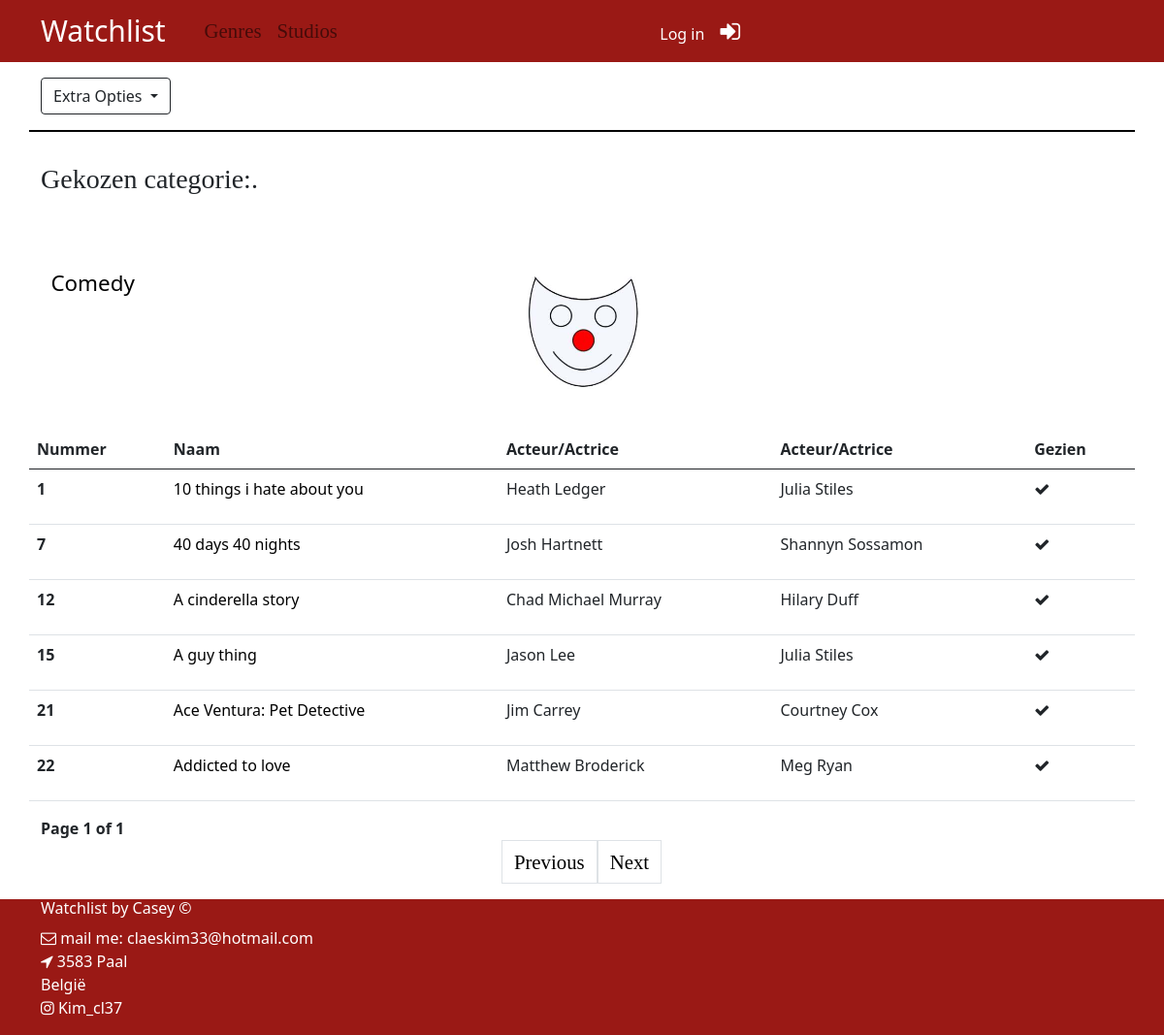
The page /films.php?id=3 on the database its author committed.
### tables this page shows
CREATE TABLE IF NOT EXISTS `Categorieen` (
  `categorieId` INT NOT NULL AUTO_INCREMENT,
  `naam` VARCHAR(45) NOT NULL,
  PRIMARY KEY (`categorieId`));

CREATE TABLE IF NOT EXISTS `Films` (
  `filmId` INT NOT NULL AUTO_INCREMENT,
  `naam` VARCHAR(45) NOT NULL,
  `jaar` YEAR NOT NULL,
  `duurtijd` VARCHAR (10) NOT NULL,
  `hoofdacteur` VARCHAR(45) NOT NULL,
  `hoofdactrice` VARCHAR (45) NOT NULL,
  `gezien` TINYINT(1) NOT NULL DEFAULT 0,
  PRIMARY KEY (`filmId`));

### films.php (called while the page is built, shortened)
<?PHP
require_once __DIR__.'/Business/FilmService.php';
require_once __DIR__.'/Business/CategorieService.php';
$categorieService = new CategorieService();
$categorie = $categorieService->getCategorieById((int)$_GET["id"]);
if (isset($_GET["id"])) {
    $filmService = new FilmService();
    $films = $filmService->getFilmByCategorie((int)$_GET["id"]);
    $filmService = new FilmService();
    $totalRecords = $filmService->totaalRecords((int)$_GET["id"]);
    $filmService = new FilmService();
    $films = $filmService->dePaginas((int)$_GET["id"]);
}
include("presentation/films.php");

### Data/CategorieDAO.php (called while the page is built, shortened)
<?php
require_once __DIR__ . '/../entities/Categorie.php';
class CategorieDAO {
    public function getById(int $id) {
        $sql = "select categorieId, naam from categorieen where categorieId = :id";
        $dbh = new PDO(DBConfig::$DB_CONNSTRING,DBConfig::$DB_USERNAME, DBConfig::$DB_PASSWORD);
        $stmt = $dbh->prepare($sql);
        $stmt->execute(array(':id' => $id));
        $rij = $stmt->fetch(PDO::FETCH_ASSOC);
        if (!$rij) {
            return null;
        } else {
        $categorie = new Categorie((int)$rij["categorieId"], (string)$rij["naam"]);
        return $categorie;
        }
    }
}

### Business/CategorieService.php (called while the page is built, shortened)
<?php
require_once __DIR__ .'/../entities/Categorie.php';
require_once __DIR__.'/../Data/CategorieDAO.php';
class CategorieService {
    public function getCategorieById(int $id) {
        $categorieDAO = new CategorieDAO;
        return $categorieDAO->getById($id);
    }
}

### Entities/Categorie.php (called while the page is built, shortened)
<?php
class Categorie {
    private string $naam;
    public function __construct(int $categorieId, string $naam) {
        $this->naam = $naam;
    }
    public function getNaam() : string {
        return $this->naam;
    }
}

### Data/FilmDAO.php (called while the page is built, shortened)
<?php
require_once __DIR__.'/../entities/Film.php';
require_once __DIR__.'/../entities/Categorie.php';
class FilmDAO {
    public function getByCategorie(int $id) : array {
        $sql = "select films.filmId, naam, jaar, duurtijd, hoofdacteur, hoofdactrice, gezien FROM films INNER JOIN filmcategorieen ON films.filmId = filmcategorieen.filmId where categorieId in (select categorieen.categorieId from categorieen where categorieen.categorieId = :id) order by naam";
        $dbh = new PDO(DBConfig::$DB_CONNSTRING,DBConfig::$DB_USERNAME, DBConfig::$DB_PASSWORD);
        $stmt = $dbh->prepare($sql);
        $stmt->execute(array(':id' => $id));
        $resultSet = $stmt->fetchAll(PDO::FETCH_ASSOC);
        $films = array();
        if ($resultSet) {
            foreach($resultSet as $rij) {
                $film = new Film((int)$rij["filmId"], (string)$rij["naam"], $rij["jaar"], (string)$rij["duurtijd"], (string)$rij["hoofdacteur"], (string)$rij["hoofdactrice"], (bool)$rij["gezien"]);
                array_push($films, $film);
            }
        }
        return $films;
    }
    public function paginaVerdeling(int $id) : array {
        if (isset($_GET["page"]) && $_GET["page"]!="") {
            $page = $_GET["page"];
        } else {
            $page = 1;
        }
        $totaalPerPagina = 10;
        $offset = ($page-1) * $totaalPerPagina;
        $sql = "select films.filmId, naam, jaar, duurtijd, hoofdacteur, hoofdactrice, gezien FROM films INNER JOIN filmcategorieen ON films.filmId = filmcategorieen.filmId where categorieId in (select categorieen.categorieId from categorieen where categorieen.categorieId = :id) order by naam limit $offset, $totaalPerPagina";
        $dbh = new PDO(DBConfig::$DB_CONNSTRING,DBConfig::$DB_USERNAME, DBConfig::$DB_PASSWORD);
        $stmt = $dbh->prepare($sql);
        $stmt->execute(array(':id' => $id));
        $resultSet = $stmt->fetchAll(PDO::FETCH_ASSOC);
        $films = array();
        if ($resultSet) {
            foreach($resultSet as $rij) {
                $film = new Film((int)$rij["filmId"], (string)$rij["naam"], $rij["jaar"], (string)$rij["duurtijd"], (string)$rij["hoofdacteur"], (string)$rij["hoofdactrice"], (bool)$rij["gezien"]);
                array_push($films, $film);
            }
        }
        return $films;
    }
    public function totaalPaginas(int $id) {
        $sql = "select films.filmId, naam, jaar, duurtijd, hoofdacteur, hoofdactrice, gezien FROM films INNER JOIN filmcategorieen ON films.filmId = filmcategorieen.filmId where categorieId in (select categorieen.categorieId from categorieen where categorieen.categorieId = :id) order by naam";
        $dbh = new PDO(DBConfig::$DB_CONNSTRING,DBConfig::$DB_USERNAME, DBConfig::$DB_PASSWORD);
        $stmt = $dbh->prepare($sql);
        $stmt->execute(array(':id' => $id));
        $totaalRecords = $stmt->rowcount();
        return $totaalRecords;
    }
}

### Business/FilmService.php (called while the page is built, shortened)
<?php
require_once __DIR__.'/../Data/FilmDAO.php';
class FilmService {
    public function getFilmByCategorie(int $id) {
        $filmDAO = new FilmDAO();
        return $filmDAO->getByCategorie($id);
    }
    Public function dePaginas(int $id) : array {
        $filmDAO = new FilmDAO();
        $lijst = $filmDAO->paginaVerdeling($id);
        return $lijst;
    }
    Public function totaalRecords(int $id) {
        $filmDAO = new FilmDAO();
        $totalRecords = $filmDAO->totaalPaginas($id);
        return $totalRecords;
    }
}

### Entities/Film.php (called while the page is built, shortened)
<?php
class Film {
    private int $filmId;
    private string $naam;
    private string $hoofdacteur;
    private string $hoofdactrice;
    private bool $gezien;
    public function __construct(int $filmId, string $naam, $date, string $duurtijd, string $hoofdacteur, string $hoofdactrice, bool $gezien) {
        $this->filmId = $filmId;
        $this->naam = $naam;
        $this->hoofdacteur = $hoofdacteur;
        $this->hoofdactrice = $hoofdactrice;
        $this->gezien = $gezien;
    }
    public function getId(): int {
        return $this->filmId;
    }
    public function getNaam() : string {
        return $this->naam;
    }
    public function getHoofdacteur(): string {
        return $this->hoofdacteur;
    }
    public function getHoofdactrice(): string {
        return $this->hoofdactrice;
    }
    public function getGezien(): bool {
        return $this->gezien;
    }
}

### Presentation/films.php (the view, shortened to what this page needs)
<?php
require_once "header.php";
require_once('Data/FilmDAO.php');
require_once('Business/FilmService.php');
require_once('Business/CategorieService.php');
echo "<link rel='stylesheet' type='text/css' href='presentation/css/index.css' />";
?>
<section class="container">
        <div class="welkom">
            <h3>Gekozen categorie:.</h3>
        </div>
</section>
<br>
<section class="container">
    <div class="categoryButton row">
        <?php
            $html = '<div class="col ';
            $html .= str_replace(" ","",$categorie->getNaam());
            $html .= '">';
            $html .= $categorie->getNaam();
            $html .= '</a></div>';
            print($html);
        ?>
  </div>
    <?php
    if (isset($_GET["page"]) && $_GET["page"]!="") {
        $page = $_GET["page"];
    } else {
        $page = 1;
    }
    $totaalPerPagina = 10;
    $previous = $page - 1;
    $next = $page + 1;
    $totaalPaginas = ceil($totalRecords / $totaalPerPagina);
    $testId = $categorie->getId();
    ?>
    <span>
    <div class="row productenLijst d-flex ">
        <table class="table">
            <thead>
                <tr>
                <th scope="col">Nummer</th>
                <th scope="col">Naam</th>
                <th scope="col">Acteur/Actrice</th>
                <th scope="col">Acteur/Actrice</th>
                <th scope="col">Gezien</th>
                </tr>
            </thead>
            <tbody id="tabel">
                <?php foreach ($films as $film) { ?>
                <tr>
                <th scope="row"><?php print($film->getId()); ?></p></th>
                <td><p class="jaar"><a href="filmdetail.php?id=<?php print ($film->getId());?>"><?php print($film->getNaam()); ?></a></p></td>
                <td><?php print($film->getHoofdacteur()); ?></p></td>
                <td><?php print($film->getHoofdactrice()); ?></p></td>
                <td> <?php if ($film->getGezien() == 1) { ?>
                    <p><i class="fa fa-check"></i></p>
                    <?php } ?>
                </td>
                </tr>
                <?PHP } ?>
            </tbody>
         </table>
         <br>
         <div>
         <strong>Page <?php echo $page." of ".$totaalPaginas; ?></strong>
        </div>
         <br>
         <nav aria-label="Page navigation example">
        <ul class="pagination justify-content-center">
                <li class="page-item" <?php if($page <= 1){ echo "class='disabled'"; } ?>>
                    <a class='page-link' <?php if($page > 1){
                        echo "href='films.php?id=$testId&page=$previous'";
                    } ?>>Previous </a>
                </li>
                <li <?php if($page >= $totaalPaginas){
                echo "class='disabled'";
                } ?>>
                <a  class='page-link' <?php if($page < $totaalPaginas) {
                echo "href='films.php?id=$testId&page=$next'";
                } ?>>Next </a>
                </li>
        </ul>
    </nav>
    </div>
</section>
<?php
require_once "footer.php";
?>

### Presentation/css/headerfooter.css (style rules this page uses)
a { text-decoration: none; color: white; }
ul li { font-size: 1.3em; font-family: 'garamond serif'; }

### Presentation/css/index.css (style rules this page uses)
h1, h2, h3, h4, h5 { font-family: 'garamond serif'; }
.welkom { margin-top: 2em; font-size: 1em; font-family: 'garamond serif'; }
div table { font-style: normal; }
table { margin: 3em 0 3em 0; }
#tabel a { text-decoration: none; color: black; }
.categoryButton div { margin-top: 1em; margin-bottom: 1em; text-decoration: none; color: black; font-size: 140%; text-align: top left; float: left; width: 5%; height: 7em; padding: 0.5em 0 0 0.5em; margin: 1em 0.5em; }
.Comedy { background-image: url('../img/Comedy.jpg'); background-size: 16%; background-repeat: no-repeat; background-position: center; }
.page-link { color: black; }

### rows shown on the page
categorieen: naam "Comedy"
films: filmId "1", naam "10 things i hate about you", hoofdacteur "Heath Ledger", hoofdactrice "Julia Stiles", gezien 1 (drawn)
films: filmId "7", naam "40 days 40 nights", hoofdacteur "Josh Hartnett", hoofdactrice "Shannyn Sossamon", gezien 1 (drawn)
films: filmId "12", naam "A cinderella story", hoofdacteur "Chad Michael Murray", hoofdactrice "Hilary Duff", gezien 1 (drawn)
films: filmId "15", naam "A guy thing", hoofdacteur "Jason Lee", hoofdactrice "Julia Stiles", gezien 1 (drawn)
films: filmId "21", naam "Ace Ventura: Pet Detective", hoofdacteur "Jim Carrey", hoofdactrice "Courtney Cox", gezien 1 (drawn)
films: filmId "22", naam "Addicted to love", hoofdacteur "Matthew Broderick", hoofdactrice "Meg Ryan", gezien 1 (drawn)

### other values the page prints
$page "1"
$totaalPaginas "1"
